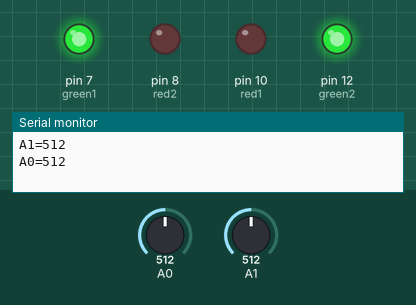
Recording of a sketch running on a simulated Arduino Uno, built with avr-gcc and run on an emulated ATmega328P. On the bench: output pins drawn as LEDs (lit = HIGH), the last lines printed to the serial monitor. The test bench sets the inputs (shaded band); at power-on: A0 = 512, A1 = 512.

Above: at 1.8 s.
1.9 s: A0 set to 390
At 6.8 s:
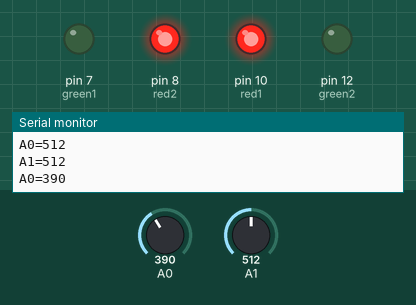
At 7.7 s:
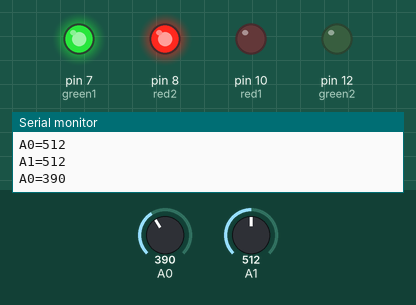
8.5 s: A0 set to 410
13.5 s: A1 set to 390
At 16.2 s:
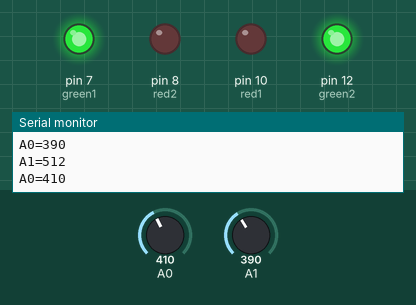
17.0 s: A1 set to 410
Timing chart, 0 to 22.5 s (numbered marks = the images above; inputs shaded):
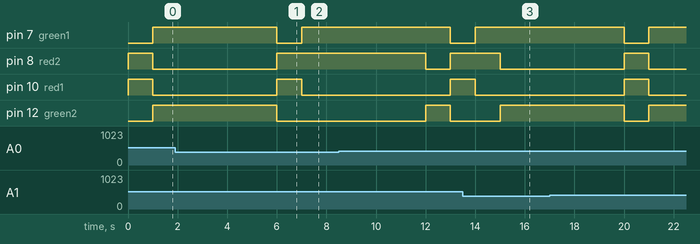

Measured:
- after the input at 1.9 s, pin 8 (red2): goes on until 6.0 s, then stays HIGH; pin 12 (green2): goes on until 6.0 s, then stays LOW
- after the input at 13.5 s, pin 7 (green1): goes on until 14.0 s, then stays HIGH; pin 10 (red1): goes on until 14.0 s, then stays LOW

The sketch:

Traffic_Signals.ino
```cpp
int red1 = 10;
int green1 = 7;
int red2 = 8;
int green2 = 12;
int IR1 = A1;
int IR2 = A0;
void setup() {
  // put your setup code here, to run once:
Serial.begin(9600);
pinMode(red1,OUTPUT);
pinMode(green1,OUTPUT);
pinMode(red2,OUTPUT);
pinMode(green2,OUTPUT);
}

void loop() {
  // put your main code here, to run repeatedly:
  Serial.print("A1=");
  Serial.println(analogRead(A1));
  Serial.print("A0=");
  Serial.println(analogRead(A0));
digitalWrite(red1,HIGH);
digitalWrite(green1,LOW);
digitalWrite(red2,HIGH);
digitalWrite(green2,LOW);
delay(1000);

if((analogRead(A1) & analogRead(A0))>400)
{
  digitalWrite(red1,LOW);
  digitalWrite(green1,HIGH);
  digitalWrite(red2,LOW);
  digitalWrite(green2,HIGH);
  delay(5000);
}
else if((analogRead(A1)>400) & (analogRead(A0)<400))
{
  digitalWrite(red1,LOW);
  digitalWrite(green1,HIGH);
  delay(5000);
  digitalWrite(red2,LOW);
  digitalWrite(green2,HIGH);
  delay(1000);
}
else if((analogRead(A1)<400) & (analogRead(A0)>400))
{
  digitalWrite(red1,LOW);
  digitalWrite(green1,HIGH);
  delay(1000);
  digitalWrite(red2,LOW);
  digitalWrite(green2,HIGH);
  delay(5000);
}
else
{
  digitalWrite(red1,LOW);
  digitalWrite(green1,HIGH);
  digitalWrite(red2,LOW);
  digitalWrite(green2,HIGH);
  delay(1000);
}
}
```
